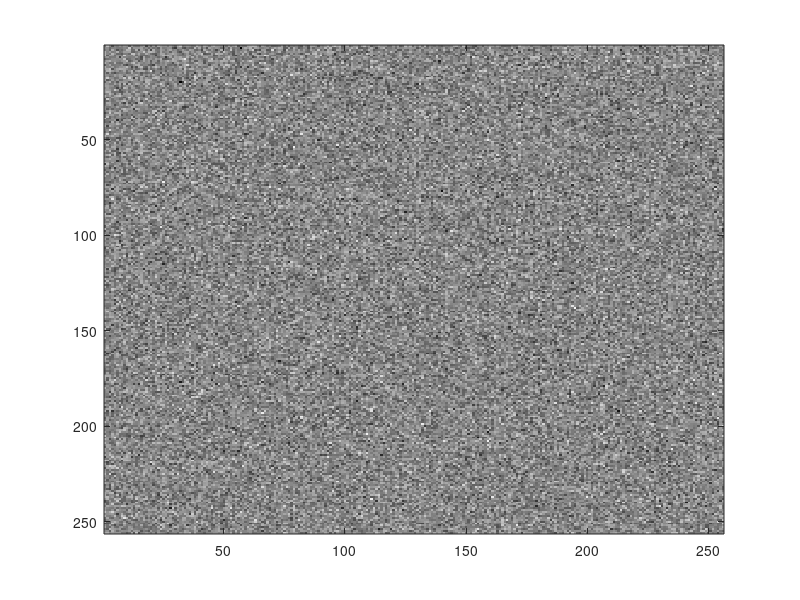

MATLAB code for this plot:
% Create Date: 2018-02-20
% Name: Yueyang Zhou
% All varibles are in camelCase style.
% All images will be automatically save to current folder, without any pause.

function FFT

% 1. Generate 2-D complex white Gaussian image object

% Varible init
N = 256;

% Complex Gaussian field
complexGaussian = randn(N) + 1i * randn(N);

% Display real part
realPart = real(complexGaussian);
colormap(gray(256));
imagesc(realPart);
pause;

% Apply FFT on complex Gaussian field and display
realPartFFT = fft(complexGaussian);
colormap(gray(256));
imagesc(real(realPartFFT));
pause;
